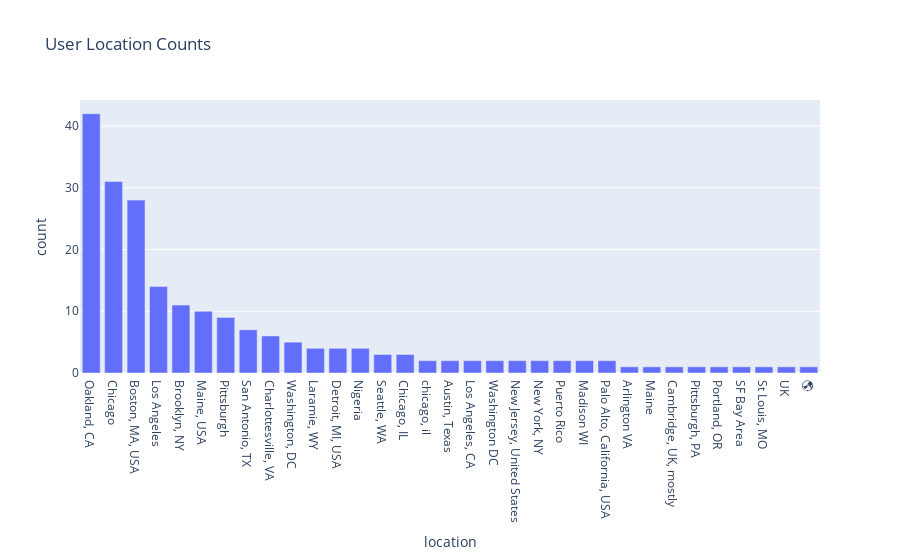

The cell this chart's notebook holds for it:
### Code cell
# Create a bar chart of the user location counts
users_counts = users.value_counts(subset=['location'])

users_counts = users_counts.reset_index()

users_counts.sort_values(by='count', ascending=False, inplace=True)

fig = px.bar(data_frame=users_counts, x='location', y='count', title='User Location Counts')

fig.show()

### Figure 1 — Plotly figure (JSON) as saved in the notebook; plotly's stock layout.template omitted (floating-point values rounded to 4 significant figures)
{"data": [{"alignmentgroup": "True", "hovertemplate": "location=%{x}<br>count=%{y}<extra></extra>", "legendgroup": "", "marker": {"color": "#636efa", "pattern": {"shape": ""}}, "name": "", "offsetgroup": "", "orientation": "v", "showlegend": false, "textposition": "auto", "type": "bar", "x": ["Oakland, CA", "Chicago", "Boston, MA, USA", "Los Angeles", "Brooklyn, NY", "Maine, USA", "Pittsburgh", "San Antonio, TX", "Charlottesville, VA", "Washington, DC", "Laramie, WY", "Detroit, MI, USA", "Nigeria", "Seattle, WA", "Chicago, IL", "chicago, il", "Austin, Texas", "Los Angeles, CA", "Washington DC", "New Jersey, United States", "New York, NY", "Puerto Rico", "Madison WI", "Palo Alto, California, USA", "Arlington VA", "Maine", "Cambridge, UK, mostly", "Pittsburgh, PA", "Portland, OR", "SF Bay Area", "St Louis, MO", "UK", "🌎"], "xaxis": "x", "y": [42, 31, 28, 14, 11, 10, 9, 7, 6, 5, 4, 4, 4, 3, 3, 2, 2, 2, 2, 2, 2, 2, 2, 2, 1, 1, 1, 1, 1, 1, 1, 1, 1], "yaxis": "y"}], "layout": {"barmode": "relative", "legend": {"tracegroupgap": 0}, "title": {"text": "User Location Counts"}, "xaxis": {"anchor": "y", "domain": [0, 1], "title": {"text": "location"}}, "yaxis": {"anchor": "x", "domain": [0, 1], "title": {"text": "count"}}}}
